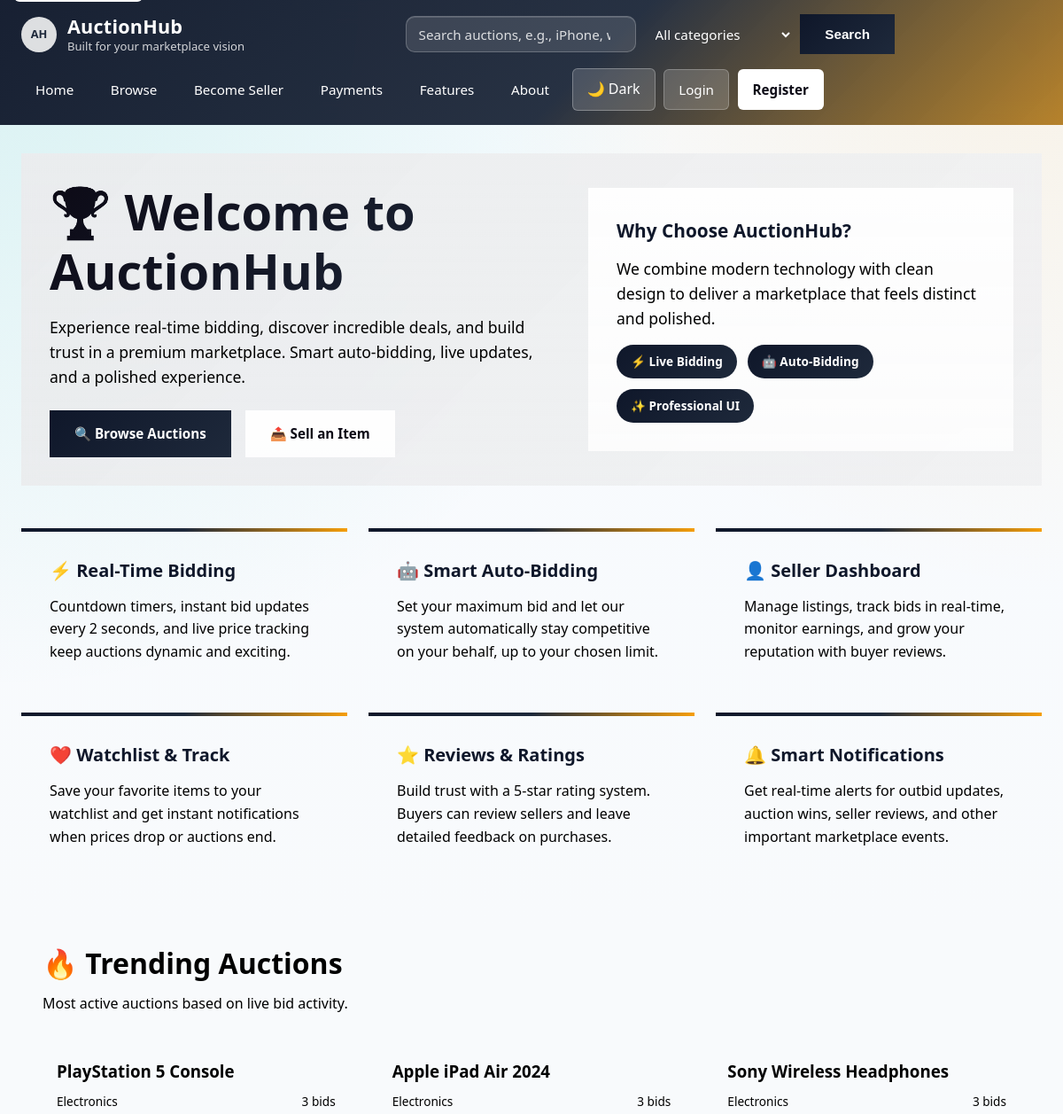
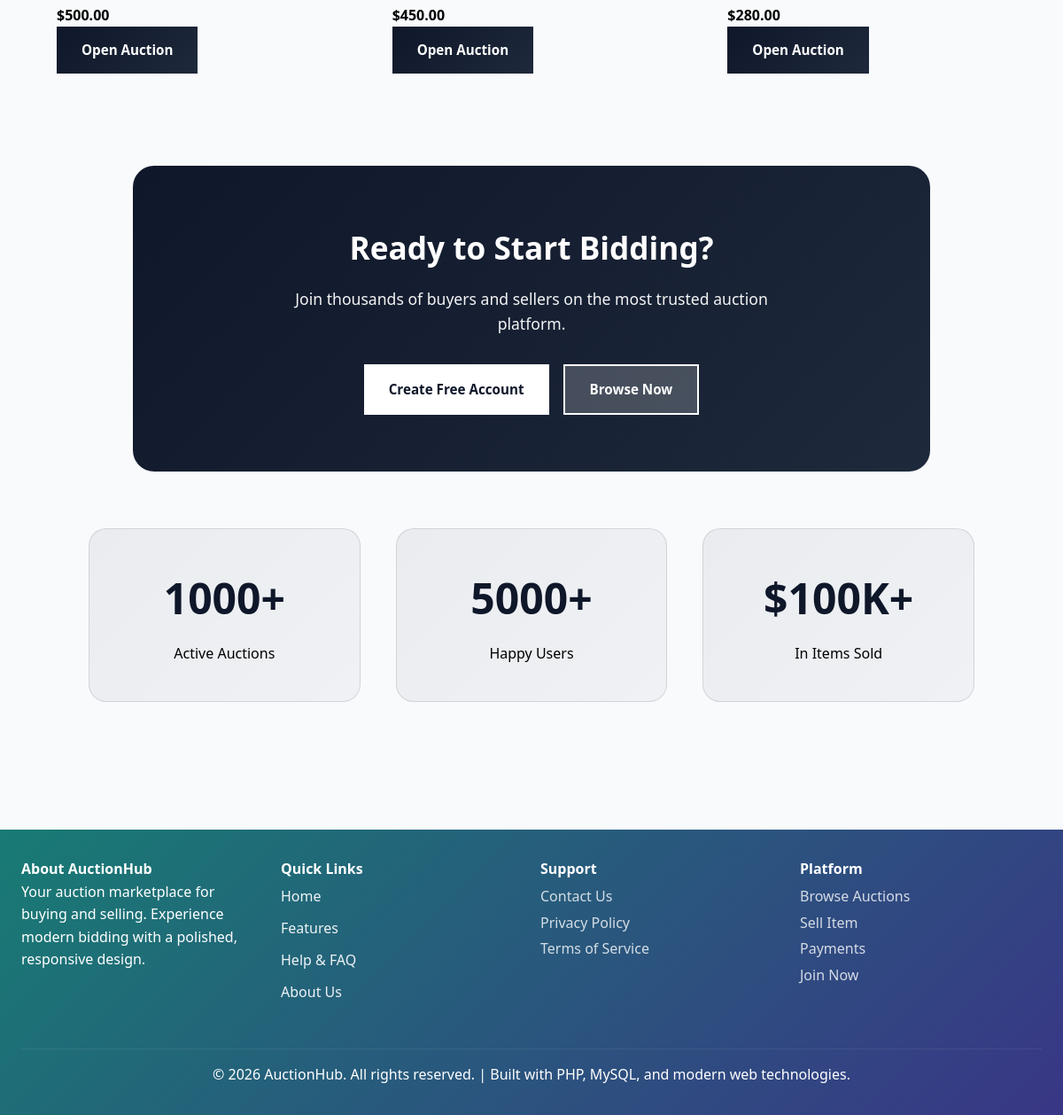
The page / on the database its author committed (2 pictures, top to bottom).
### tables this page shows
CREATE TABLE IF NOT EXISTS items (
  id INT AUTO_INCREMENT PRIMARY KEY,
  title VARCHAR(255) NOT NULL,
  description TEXT NOT NULL,
  category VARCHAR(100) DEFAULT '',
  current_price DECIMAL(10,2) NOT NULL,
  starting_price DECIMAL(10,2) NOT NULL,
  user_id INT NOT NULL,
  end_time DATETIME NOT NULL,
  image_url VARCHAR(255),
  created_at TIMESTAMP DEFAULT CURRENT_TIMESTAMP,
  status VARCHAR(20) DEFAULT 'active',
  winner_id INT NULL,
  FOREIGN KEY (user_id) REFERENCES users(id),
  FOREIGN KEY (winner_id) REFERENCES users(id)
);

### index.php (the view)
<?php
include(__DIR__ . '/config/db.php');
$homeTrending = $conn->query(
    "SELECT i.id, i.title, i.category, i.current_price, i.starting_price, COUNT(b.id) AS bid_count
     FROM items i
     LEFT JOIN bids b ON b.item_id = i.id
     WHERE (i.status IS NULL OR i.status = 'active')
     GROUP BY i.id
     ORDER BY bid_count DESC, i.current_price DESC
     LIMIT 3"
);
include(__DIR__ . '/includes/header.php');
?>
<main id="main" class="home-main">
    <section class="hero">
        <div>
            <h2>🏆 Welcome to AuctionHub</h2>
            <p>Experience real-time bidding, discover incredible deals, and build trust in a premium marketplace. Smart auto-bidding, live updates, and a polished experience.</p>
            <div class="actions">
                <a class="btn" href="/auction_system/items/all_items.php">🔍 Browse Auctions</a>
                <a class="btn secondary" href="/auction_system/items/create_item.php">📤 Sell an Item</a>
            </div>
        </div>
        <div class="metric-card">
            <h3>Why Choose AuctionHub?</h3>
            <p>We combine modern technology with clean design to deliver a marketplace that feels distinct and polished.</p>
            <div class="auction-status">
                <span class="status-pill active">⚡ Live Bidding</span>
                <span class="status-pill active">🤖 Auto-Bidding</span>
                <span class="status-pill active">✨ Professional UI</span>
            </div>
        </div>
    </section>
    <section class="feature-grid" aria-label="Platform features">
        <article class="feature">
            <h3>⚡ Real-Time Bidding</h3>
            <p>Countdown timers, instant bid updates every 2 seconds, and live price tracking keep auctions dynamic and exciting.</p>
        </article>
        <article class="feature">
            <h3>🤖 Smart Auto-Bidding</h3>
            <p>Set your maximum bid and let our system automatically stay competitive on your behalf, up to your chosen limit.</p>
        </article>
        <article class="feature">
            <h3>👤 Seller Dashboard</h3>
            <p>Manage listings, track bids in real-time, monitor earnings, and grow your reputation with buyer reviews.</p>
        </article>
        <article class="feature">
            <h3>❤️ Watchlist & Track</h3>
            <p>Save your favorite items to your watchlist and get instant notifications when prices drop or auctions end.</p>
        </article>
        <article class="feature">
            <h3>⭐ Reviews & Ratings</h3>
            <p>Build trust with a 5-star rating system. Buyers can review sellers and leave detailed feedback on purchases.</p>
        </article>
        <article class="feature">
            <h3>🔔 Smart Notifications</h3>
            <p>Get real-time alerts for outbid updates, auction wins, seller reviews, and other important marketplace events.</p>
        </article>
    </section>
    <section class="create-card trending-section">
        <h2>🔥 Trending Auctions</h2>
        <p class="text-muted">Most active auctions based on live bid activity.</p>
        <div class="trending-grid">
            <?php if ($homeTrending): ?>
                <?php while ($item = $homeTrending->fetch_assoc()): ?>
                    <article class="trending-card">
                        <h3><?= htmlspecialchars($item['title']) ?></h3>
                        <div class="trending-meta">
                            <span><?= htmlspecialchars($item['category'] ?: 'General') ?></span>
                            <span><?= (int) $item['bid_count'] ?> bids</span>
                        </div>
                        <p><strong>$<?= number_format((float) ($item['current_price'] ?: $item['starting_price']), 2) ?></strong></p>
                        <a class="btn" href="/auction_system/items/view_item.php?id=<?= (int) $item['id'] ?>">Open Auction</a>
                    </article>
                <?php endwhile; ?>
            <?php endif; ?>
        </div>
    </section>
    <section class="cta-hero-section">
        <h2>Ready to Start Bidding?</h2>
        <p>Join thousands of buyers and sellers on the most trusted auction platform.</p>
        <div class="actions">
            <a class="btn secondary" href="/auction_system/auth/register.php">Create Free Account</a>
            <a class="btn" href="/auction_system/items/all_items.php">Browse Now</a>
        </div>
    </section>
    <section class="stats-grid" aria-label="Marketplace stats">
        <div class="stat-card">
            <h3>1000+</h3>
            <p>Active Auctions</p>
        </div>
        <div class="stat-card">
            <h3>5000+</h3>
            <p>Happy Users</p>
        </div>
        <div class="stat-card">
            <h3>$100K+</h3>
            <p>In Items Sold</p>
        </div>
    </section>
</main>
<?php include(__DIR__ . '/includes/footer.php'); ?>

### rows shown on the page
items: title "PlayStation 5 Console", category "Electronics", bid_count "3", current_price "500.00"
items: title "Apple iPad Air 2024", category "Electronics", bid_count "3", current_price "450.00"
items: title "Sony Wireless Headphones", category "Electronics", bid_count "3", current_price "280.00"
